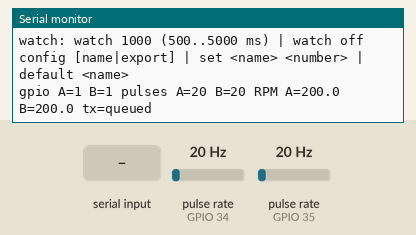
Bench run of a sketch on a simulated ESP32. On the bench: the last lines printed to the serial monitor. Wiring (inferred from the names in the program): 2 × pulse sensor: data GPIO 34 / data GPIO 35. Inputs (shaded band) come from the test bench; at power-on: pulse rate (sensors on GPIO 34, GPIO 35) 20 Hz. EEPROM starts erased.

Above: at 1.2 s.
1.3 s: "count zero\n" received over Serial
At 1.9 s:
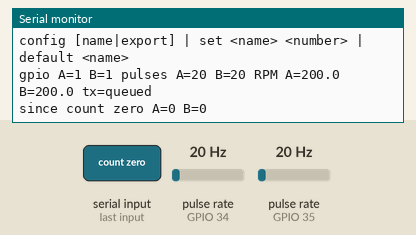
2.8 s: "watch off\n" received over Serial
At 3.5 s:
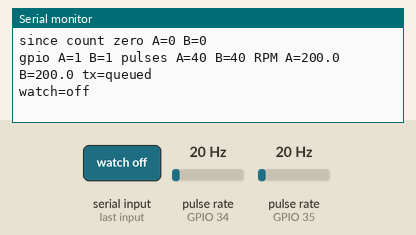
4.3 s: "config\n" received over Serial
At 4.7 s:
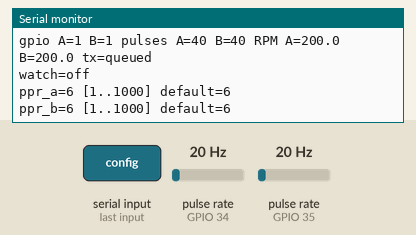
5.8 s: "config export\n" received over Serial
At 7.1 s:
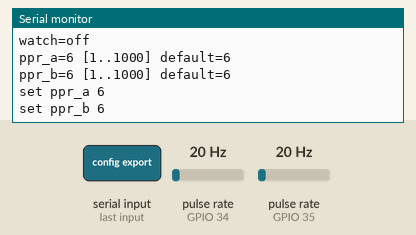

Measured:
- after the input at 1.3 s, the serial monitor: prints a new line at once (image 1)
- after the input at 2.8 s, the serial monitor: prints a new line at once (image 2)
- after the input at 4.3 s, the serial monitor: prints a new line at once (image 3)
- after the input at 5.8 s, the serial monitor: prints a new line at once (image 4)

The sketch:

26_wing_rpm_sender.ino
```cpp
/*
 * ESP32の翼基板Aへ書き込む。既設のFC-33 2個の回転速度を27番へ無線で送る。
 * 配線は翼A Rev. E。自転車AのOUT → GPIO34、自転車BのOUT → GPIO35。
 * XIAO_ESP32C3を選ぶ予備機ではA → D4(GPIO6)、B → D5(GPIO7)。USB CDC On BootはEnabled。
 * センサーVCCは3V3、GNDは翼基板のGND。27番とはESP-NOW（チャンネル6）で通信。
 * シリアルモニタ115200 bps・改行あり。helpで操作一覧。
 * status: A/B入力の現在レベル、受理パルス累計、A/BのRPM、送信キューの結果。
 * count zero のあと片側を回し count を送ると、基準からのA/Bの増分を確認できる。送信値は変えない。
 * watch: 自動表示の周期確認。watch 1000 で1秒ごと、watch off で停止。
 * config: 回転換算の現在値・範囲。config ppr_a は1項目、config export は復元用set行。
 * 立ち下がりのみを数える。初期値はスリット円板1回転につきA 20、B 12パルス。
 * 次のパルスが遅れれば表示は下がり、最後のパルスから1.2秒で0 rpmになる。
 * 回転計測・送信の切り分け用。本番では翼の演出と送信を43番で行う。
 */
#include "src/RiderSpeedRadio.h"
#include "src/OpeningShow/LocalControls.h"
#include "src/OpeningShow/Settings.h"
#include <esp_timer.h>

#if defined(ARDUINO_XIAO_ESP32C3)
constexpr uint8_t SENSOR_A = D4;
constexpr uint8_t SENSOR_B = D5;
#else
constexpr uint8_t SENSOR_A = 34;
constexpr uint8_t SENSOR_B = 35;
#endif
constexpr uint16_t PULSES_PER_REV_A = 6;
constexpr uint16_t PULSES_PER_REV_B = 6;
constexpr uint32_t MIN_GAP_US = 1500;
constexpr uint32_t STOP_US = 1200000;
constexpr uint32_t SEND_MS = 100;
constexpr uint8_t BROADCAST_MAC[] = {255, 255, 255, 255, 255, 255};
enum SenderSetting { PprA, PprB };
OpeningShow::Setting options[] = {{"ppr_a", PULSES_PER_REV_A, 1, 1000}, {"ppr_b", PULSES_PER_REV_B, 1, 1000}};
OpeningShow::Settings config("tbt-wing-fx", options);
OpeningShow::Console console;
OpeningShow::ConsoleWatch watch(1000);

struct PulseTiming {
  int64_t lastEdgeUs;
  uint32_t periodUs;
  uint32_t total;
};

portMUX_TYPE pulseLock = portMUX_INITIALIZER_UNLOCKED;
PulseTiming pulseA{}, pulseB{};
bool radioReady = false;
bool queued = false;
uint32_t lastSend = 0;

void ARDUINO_ISR_ATTR onPulse(void *arg) {
  auto &timing = *static_cast<PulseTiming *>(arg);
  const int64_t now = esp_timer_get_time();
  portENTER_CRITICAL_ISR(&pulseLock);
  const int64_t gap = now - timing.lastEdgeUs;
  if (!timing.lastEdgeUs || gap >= MIN_GAP_US) {
    if (!timing.lastEdgeUs || gap >= STOP_US) {
      timing.periodUs = 0;
    } else {
      const uint32_t period = static_cast<uint32_t>(gap);
      timing.periodUs = timing.periodUs ? (3 * timing.periodUs + period) / 4 : period;
    }
    timing.lastEdgeUs = now;
    ++timing.total;
  }
  portEXIT_CRITICAL_ISR(&pulseLock);
}

uint16_t rpmTenths(const PulseTiming &timing, uint16_t pulsesPerRev, int64_t nowUs) {
  const int64_t elapsedUs = nowUs - timing.lastEdgeUs;
  if (!timing.periodUs || elapsedUs >= STOP_US) return 0;
  // Once an edge is overdue, the last measured period would overstate the speed.
  const uint32_t periodUs = max(timing.periodUs, static_cast<uint32_t>(elapsedUs));
  const uint32_t value = 600000000UL / (periodUs * pulsesPerRev);
  return min(value, uint32_t(UINT16_MAX));
}

void help() {
  Serial.printf("26 RPM sender / diagnosis | 115200 bps, newline | A=GPIO%u, B=GPIO%u, falling edges\n",
      unsigned(SENSOR_A), unsigned(SENSOR_B));
  Serial.println("status: levels, accepted pulses, RPM and TX queue | count zero then count: check one sensor at a time");
  Serial.println("TX queued: check the receiver with status on 27. This sketch does not drive wing LEDs.");
  OpeningShow::ConsoleWatch::help();
  OpeningShow::Settings::help();
}

void setup() {
  Serial.begin(115200);
  config.begin();
  pinMode(SENSOR_A, INPUT);
  pinMode(SENSOR_B, INPUT);
  attachInterruptArg(SENSOR_A, onPulse, &pulseA, FALLING);
  attachInterruptArg(SENSOR_B, onPulse, &pulseB, FALLING);

  esp_now_peer_info_t peer{};
  memcpy(peer.peer_addr, BROADCAST_MAC, sizeof(BROADCAST_MAC));
  peer.channel = RiderSpeedRadio::CHANNEL;
  peer.ifidx = WIFI_IF_STA;
  radioReady = RiderSpeedRadio::begin() && esp_now_add_peer(&peer) == ESP_OK;
  Serial.printf("RPM sender (channel %u) %s\n", RiderSpeedRadio::CHANNEL,
                radioReady ? "ready" : "radio init failed");
  help();
}

void loop() {
  const uint32_t now = millis();
  const char *cmd = console.read();
  const bool status = cmd && !strcmp(cmd, "status");
  const bool zero = cmd && !strcmp(cmd, "count zero");
  const bool count = zero || (cmd && !strcmp(cmd, "count"));
  if (cmd && !status && !count && !watch.command(cmd, now) && !config.command(cmd, true)) help();
  const bool send = now - lastSend >= SEND_MS;
  const bool report = status || watch.due(now);
  if (!send && !report && !count) {
    delay(1);
    return;
  }
  portENTER_CRITICAL(&pulseLock);
  const PulseTiming a = pulseA;
  const PulseTiming b = pulseB;
  portEXIT_CRITICAL(&pulseLock);
  if (count) {
    static uint32_t baseA = 0, baseB = 0;
    if (zero) { baseA = a.total; baseB = b.total; }
    Serial.printf("since count zero A=%lu B=%lu\n", (unsigned long)(a.total - baseA), (unsigned long)(b.total - baseB));
  }
  const int64_t nowUs = esp_timer_get_time();
  const RiderSpeedRadio::Packet packet{RiderSpeedRadio::PACKET_TAG,
      rpmTenths(a, config[PprA], nowUs), rpmTenths(b, config[PprB], nowUs)};
  if (send) {
    lastSend = now;
    queued = radioReady && esp_now_send(BROADCAST_MAC,
        reinterpret_cast<const uint8_t *>(&packet), sizeof(packet)) == ESP_OK;
  }
  if (report) {
    watch.printed(now);
    Serial.printf("gpio A=%u B=%u pulses A=%lu B=%lu RPM A=%u.%u B=%u.%u tx=%s\n",
        digitalRead(SENSOR_A), digitalRead(SENSOR_B), (unsigned long)a.total, (unsigned long)b.total,
        packet.rpmTenthsA / 10U, packet.rpmTenthsA % 10U,
        packet.rpmTenthsB / 10U, packet.rpmTenthsB % 10U,
        queued ? "queued" : !radioReady ? "radio error" : now < SEND_MS ? "waiting" : "error");
  }
}
```

LocalControls.h
```cpp
#pragma once
#include <Arduino.h>
#include <stdlib.h>
#include <string.h>

namespace OpeningShow {
class Contact {
 public:
  void begin(uint8_t pin, uint8_t mode = INPUT) {
    pin_ = pin;
    pinMode(pin_, mode);
    raw_ = stable_ = down();
    changed_ = millis();
  }
  bool down() const { return digitalRead(pin_) == LOW; }
  bool pressed(uint32_t now) {
    const bool current = down();
    if (current != raw_) { raw_ = current; changed_ = now; }
    if (stable_ == raw_ || now - changed_ < 35) return false;
    stable_ = raw_;
    return stable_;
  }

 private:
  uint8_t pin_ = 0;
  bool raw_ = false, stable_ = false;
  uint32_t changed_ = 0;
};

template <size_t Capacity>
class LineConsole {
 public:
  const char *read() {
    for (size_t budget = 64; budget && Serial.available(); --budget) {
      const char ch = Serial.read();
      if (ch == '\r' || ch == '\n') {
        while (used_ && space(buffer_[used_ - 1])) --used_;
        const bool complete = used_ && !invalid_;
        const bool rejected = invalid_;
        buffer_[used_] = '\0';
        used_ = 0;
        invalid_ = false;
        if (rejected) Serial.println("ERR serial line too long or contains a control character");
        if (complete) return buffer_;
      } else if (!invalid_ && (used_ || !space(ch))) {
        if (used_ == sizeof(buffer_) - 1 || (uint8_t(ch) < 32 && ch != '\t') || ch == 127)
          invalid_ = true;
        else buffer_[used_++] = ch;
      }
    }
    return nullptr;
  }

 private:
  static bool space(char ch) { return ch == ' ' || ch == '\t'; }
  char buffer_[Capacity]{};
  size_t used_ = 0;
  bool invalid_ = false;
};

using Console = LineConsole<48>;

class ConsoleWatch {
 public:
  explicit ConsoleWatch(uint16_t interval = 0) : interval_(interval) {}

  bool command(const char *cmd, uint32_t now) {
    if (!strcmp(cmd, "watch off")) interval_ = 0;
    else if (!strncmp(cmd, "watch ", 6)) {
      const char *value = cmd + 6;
      const size_t length = strlen(value);
      const unsigned long parsed = length && length <= 4 && strspn(value, "0123456789") == length
          ? strtoul(value, nullptr, 10) : 0;
      if (parsed < 500 || parsed > 5000) {
        Serial.println("Use watch | watch <500..5000 ms> | watch off");
        return true;
      }
      interval_ = parsed;
      last_ = now;
    } else if (strcmp(cmd, "watch")) return false;
    if (interval_) Serial.printf("watch=%u ms\n", interval_);
    else Serial.println("watch=off");
    return true;
  }

  bool due(uint32_t now) const { return interval_ && now - last_ >= interval_; }
  void printed(uint32_t now) { last_ = now; }

  static void help() { Serial.println("watch: watch 1000 (500..5000 ms) | watch off"); }

 private:
  uint32_t last_ = 0;
  uint16_t interval_;
};

class BoardLights {
 public:
  BoardLights(uint8_t run, uint8_t link, uint8_t show, uint8_t fault)
      : run_(run), link_(link), show_(show), fault_(fault) {}
  void begin() const {
    for (uint8_t pin : {run_, link_, show_, fault_}) {
      digitalWrite(pin, LOW);
      pinMode(pin, OUTPUT);
    }
  }
  void update(bool ready, bool link, bool show, bool fault) const {
    digitalWrite(run_, ready);
    digitalWrite(link_, link);
    digitalWrite(show_, show);
    digitalWrite(fault_, fault);
  }
 private:
  uint8_t run_, link_, show_, fault_;
};
}
```

RiderSpeedRadio.h
```cpp
#pragma once

#include <WiFi.h>
#include <esp_now.h>
#include <esp_wifi.h>

namespace RiderSpeedRadio {
constexpr uint8_t CHANNEL = 6;
constexpr uint32_t PACKET_TAG = 0x01524942;  // BIR + version 1.

struct Packet {
  uint32_t tag;
  uint16_t rpmTenthsA;
  uint16_t rpmTenthsB;
};

static_assert(sizeof(Packet) == 8, "Unexpected RPM packet layout");

inline bool begin() {
  if (!WiFi.mode(WIFI_STA)) return false;
  WiFi.disconnect();
  WiFi.setSleep(false);
  return esp_wifi_set_channel(CHANNEL, WIFI_SECOND_CHAN_NONE) == ESP_OK &&
         esp_now_init() == ESP_OK;
}
}
```

Settings.h
```cpp
#pragma once

#include <Arduino.h>
#include <Preferences.h>

namespace OpeningShow {
struct Setting {
  const char *name;
  uint32_t initial, minimum, maximum;
  uint32_t value = initial;
};

class Settings {
 public:
  template <size_t N>
  Settings(const char *area, Setting (&entries)[N]) : Settings(area, entries, N) {}
  Settings(const char *area, Setting *entries, size_t count)
      : area_(area), entries_(entries), count_(count) {}

  void begin() {
    Preferences prefs;
    if (!prefs.begin(area_, true)) return;
    for (size_t i = 0; i < count_; ++i) {
      Setting &entry = entries_[i];
      const uint32_t saved = prefs.getUInt(entry.name, entry.initial);
      if (saved >= entry.minimum && saved <= entry.maximum) entry.value = saved;
    }
    prefs.end();
  }

  uint32_t operator[](size_t index) const { return entries_[index].value; }

  void print() const {
    for (size_t i = 0; i < count_; ++i) {
      print(entries_[i]);
    }
  }

  static void help() {
    Serial.println("config [name|export] | set <name> <number> | default <name>");
  }

  bool command(const char *cmd, bool idle) {
    if (!strcmp(cmd, "config")) { print(); return true; }
    if (!strcmp(cmd, "config export")) {
      for (size_t i = 0; i < count_; ++i) {
        const Setting &e = entries_[i];
        Serial.printf("set %s %lu\n", e.name, (unsigned long)e.value);
      }
      return true;
    }
    if (!strncmp(cmd, "config ", 7)) {
      for (size_t i = 0; i < count_; ++i) {
        if (!strcmp(cmd + 7, entries_[i].name)) { print(entries_[i]); return true; }
      }
      Serial.println("ERR unknown setting; use config");
      return true;
    }
    const bool reset = !strncmp(cmd, "default ", 8);
    if (!reset && strncmp(cmd, "set ", 4)) return false;
    if (!idle) {
      Serial.println("ERR stop playback before changing settings");
      return true;
    }
    char key[16], input[16], extra;
    const int fields = sscanf(cmd + (reset ? 8 : 4), "%15s %15s %c", key, input, &extra);
    if (fields != (reset ? 1 : 2)) {
      Serial.println("Use config | set <name> <number> | default <name>");
      return true;
    }
    for (size_t i = 0; i < count_; ++i) {
      Setting &e = entries_[i];
      if (strcmp(key, e.name)) continue;
      uint32_t value = e.initial;
      if (!reset && !number(input, e.minimum, e.maximum, value)) {
        Serial.printf("ERR %s range %lu..%lu\n", e.name, (unsigned long)e.minimum,
                      (unsigned long)e.maximum);
        return true;
      }
      Preferences prefs;
      if (value != e.value) {
        if (!prefs.begin(area_, false) || prefs.putUInt(e.name, value) != sizeof(value)) {
          Serial.println("ERR save failed");
          return true;
        }
        e.value = value;
      }
      Serial.printf("saved %s=%lu\n", e.name, (unsigned long)e.value);
      return true;
    }
    Serial.println("ERR unknown setting; use config");
    return true;
  }

  static bool number(const char *text, uint32_t minimum, uint32_t maximum, uint32_t &value) {
    const bool hex = text[0] == '0' && (text[1] == 'x' || text[1] == 'X');
    const char *digits = text + (hex ? 2 : 0);
    if (!digits[0] || digits[strspn(digits, hex ? "0123456789abcdefABCDEF" : "0123456789")])
      return false;
    uint64_t parsed = 0;
    const uint8_t radix = hex ? 16 : 10;
    for (const char *p = digits; *p; ++p) {
      const uint8_t digit = *p <= '9' ? *p - '0' : (*p | 0x20) - 'a' + 10;
      parsed = parsed * radix + digit;
      if (parsed > maximum) return false;
    }
    if (parsed < minimum) return false;
    value = parsed;
    return true;
  }

 private:
  static void print(const Setting &e) {
    Serial.printf("%s=%lu [%lu..%lu] default=%lu\n", e.name, (unsigned long)e.value,
        (unsigned long)e.minimum, (unsigned long)e.maximum, (unsigned long)e.initial);
  }
  const char *area_;
  Setting *entries_;
  size_t count_;
};
}
```
